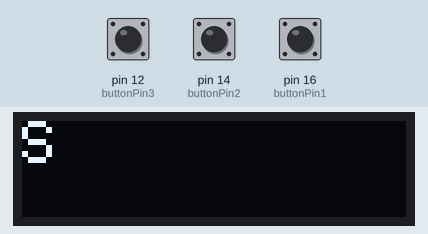
Bench run of a sketch on a simulated Arduino Uno, built with avr-gcc and run on an emulated ATmega328P. On the bench: 128×32 one-colour display. The inputs (shaded band) are chosen by the test bench; at power-on: pin 14 (buttonPin2) LOW, pin 12 (buttonPin3) LOW, pin 16 (buttonPin1) HIGH. What the sketch prints to the serial monitor is not drawn.

Above: at 0.8 s.
0.9 s: pin 14 (buttonPin2) pulled HIGH for 0.15 s
At 1.7 s:
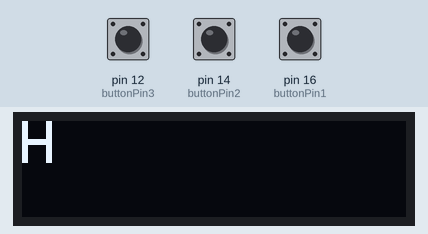
2.5 s: pin 12 (buttonPin3) pulled HIGH for 0.15 s
At 2.9 s:
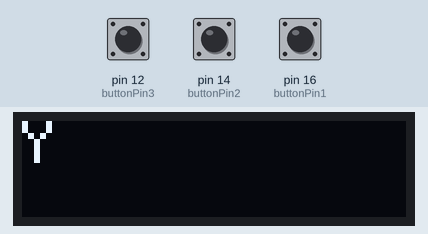
Timing chart, 0 to 5.5 s (numbered marks = the images above; inputs shaded):
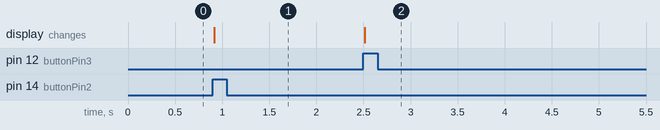

The sketch:

push_button_OLED.ino
```cpp
#include <Wire.h>  //scl-D1; sda-D2
#include <Adafruit_GFX.h>
#include <Adafruit_SSD1306.h>

#define SCREEN_WIDTH 128 // OLED display width, in pixels
#define SCREEN_HEIGHT 32 // OLED display height, in pixels

Adafruit_SSD1306 display(SCREEN_WIDTH, SCREEN_HEIGHT, &Wire);

const int buttonPin1  = 16;
const int buttonPin2  = 14;
const int buttonPin3  = 12;
const int buttonPin4  = 0;
const int buttonPin5  = 2;

int R1 = 0;
int R2 = 0;
int R3 = 0;
int R4 = 0;
int R5 = 0;

void setup() {
  // put your setup code here, to run once:
Serial.begin(9600);

pinMode(buttonPin1, INPUT);
pinMode(buttonPin2, INPUT);
pinMode(buttonPin3, INPUT);
pinMode(buttonPin4, INPUT);
pinMode(buttonPin5, INPUT);

if(!display.begin(SSD1306_SWITCHCAPVCC, 0x3C)) {
  Serial.println(F("SSD1306 allocation failed"));
    for(;;); // Don't proceed, loop forever
  }


R1_call();
R2_call();
R3_call();
R4_call();
R5_call();

}

void loop() {
  // put your main code here, to run repeatedly:

}


void R1_call () {

while(R1 == 0){
  R1 = digitalRead(buttonPin1);
  continue;
  }
  display.clearDisplay();
  display.setTextSize(2);                    // Set for small font
  display.setTextColor(WHITE);
  display.setCursor(0,0);                    // Set cursor to upper left
  display.println("S");

  Serial.println("S");

  display.display();
  }


void R2_call() {

while(R2 == 0){
  R2 = digitalRead(buttonPin2);
  continue;
  }
  display.clearDisplay();
  display.setTextSize(2);                    // Set for small font
  display.setTextColor(WHITE);
  display.setCursor(0,0);                    // Set cursor to upper left
  display.println("H");

    Serial.println("H");

  display.display();
    }


void R3_call() {


while(R3 == 0){
  R3 = digitalRead(buttonPin3);
  continue;
  }
  display.clearDisplay();
  display.setTextSize(2);                    // Set for small font
  display.setTextColor(WHITE);
  display.setCursor(0,0);                    // Set cursor to upper left
  display.println("Y");

    Serial.println("Y");

  display.display();
      }


void R4_call (){

while(R4 == 0){
  R4 = digitalRead(buttonPin4);
  continue;
  }
  display.clearDisplay();
  display.setTextSize(2);                    // Set for small font
  display.setTextColor(WHITE);
  display.setCursor(0,0);                    // Set cursor to upper left
  display.println("A");

    Serial.println("A");

  display.display();
        }


void R5_call () {

  while(R5 == 0){
  R5 = digitalRead(buttonPin5);
  continue;
  }Serial.print("S");
  display.clearDisplay();
  display.setTextSize(2);                    // Set for small font
  display.setTextColor(WHITE);
  display.setCursor(0,0);                    // Set cursor to upper left
  display.println("M");

    Serial.println("M");

  display.display();
  }
```

Measured:
- after the input at 0.9 s, the display: changes at once (image 1)
- after the input at 2.5 s, the display: changes at once (image 2)
